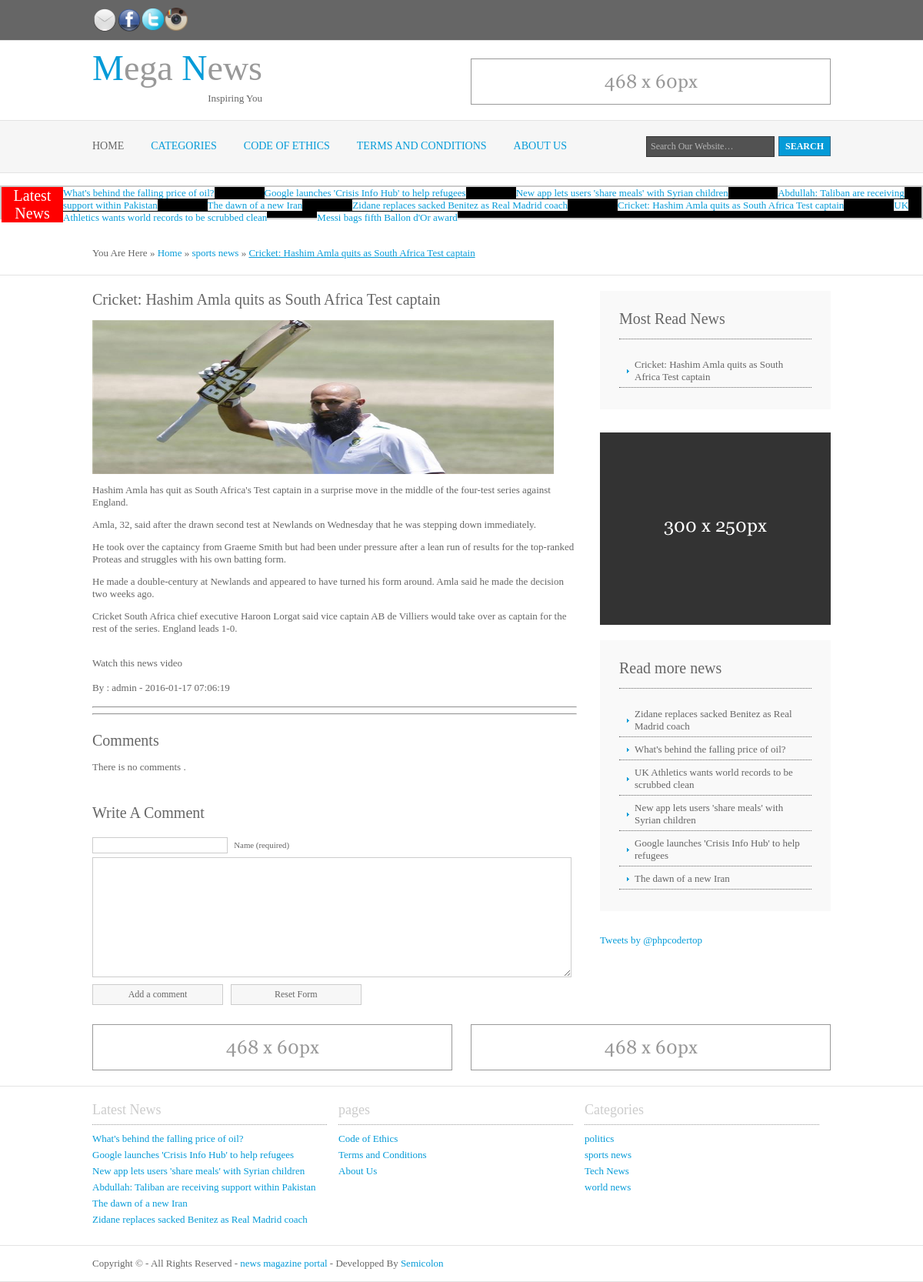
/home/news/3, run on the app's committed database.
### tables this page shows
CREATE TABLE IF NOT EXISTS `pages` (
`id` int(11) NOT NULL,
  `pagetitle` varchar(255) NOT NULL,
  `pagecontent` longtext NOT NULL
);

CREATE TABLE IF NOT EXISTS `news` (
`news_id` int(11) NOT NULL,
  `title` varchar(255) NOT NULL,
  `content` longtext NOT NULL,
  `user_id` int(11) NOT NULL,
  `cat_id` int(11) NOT NULL,
  `image` text NOT NULL,
  `youtube_video` text NOT NULL,
  `dateposted` timestamp NOT NULL DEFAULT CURRENT_TIMESTAMP,
  `visits` int(11) NOT NULL DEFAULT '0'
);

CREATE TABLE IF NOT EXISTS `details` (
  `fb` varchar(255) NOT NULL,
  `tw` varchar(255) NOT NULL,
  `ins` varchar(255) NOT NULL,
  `twitterbox` longtext NOT NULL
);

CREATE TABLE IF NOT EXISTS `category` (
`cat_id` int(11) NOT NULL,
  `title` varchar(255) NOT NULL,
  `description` varchar(255) NOT NULL
);

CREATE TABLE IF NOT EXISTS `settings` (
  `sitename` varchar(255) NOT NULL,
  `sitemail` varchar(255) NOT NULL,
  `description` longtext NOT NULL,
  `keywords` longtext NOT NULL,
  `copyright` text NOT NULL,
  `author` varchar(255) NOT NULL
);

### application/controllers/home.php (called while the page is built, shortened)
<?php
class Home extends CI_Controller {
	public function __construct(){
		$this->load->model('adminModel');
	}
	public function load_view($view,$data)
	{
		$this->load->view('site/header');
		$this->load->view($view,$data);
		$this->load->view('site/footer');
	}
    public function news($newsid)
    {
        $nn = $this->adminModel->getnewsbyid($newsid);
        $this->adminModel->updatenewsvisits($newsid);
        $data['mostreadnews'] = $this->adminModel->getmostreadnewsbylimit(6);
        $data['relatednews'] = $this->adminModel->getrelatednews($nn->title,$newsid);
        $this->form_validation->set_rules('postername', 'Name', 'required');
        $this->form_validation->set_rules('comment', 'Comment', 'required');
        $this->form_validation->set_message('xss_clean', 'The %s field can not contain these xss attack words');
        if ($this->form_validation->run() ==  FALSE) {
            $data['news'] = $this->adminModel->getnewsbyid($newsid);
            $n = $this->adminModel->getnewsbyid($newsid);
            $n_userid = $n->user_id;
            $n_cat_id = $n->cat_id;
            $data['username'] = $this->adminModel->getuserwhere($n_userid)->username;
            $data['cat'] = $this->adminModel->getcatwhere($n_cat_id)->title;
            $data['comments'] = $this->adminModel->getcommentswhere($newsid);
            $data['commentsnum'] = $this->adminModel->getcommentsnumwhere($newsid);
            $this->load_view('site/news',$data);
        }
    }
}

### index.php (called while the page is built, shortened)
<?php
require_once BASEPATH.'core/CodeIgniter.php';

### application/models/adminModel.php (called while the page is built, shortened)
<?php
class AdminModel extends CI_Model {
	public function getcat()
	{
		$query = $this->db->get('category');
		return $query->result();
	}
	public function getcatwhere($cat_id)
	{
		$this->db->where('cat_id', $cat_id);
		$query = $this->db->get('category');
		return $query->row();
	}
	public function getuserwhere($user_id)
	{
		$this->db->where('id', $user_id);
		$query = $this->db->get('users');
		return $query->row();
	}
	public function getsettings()
	{
		$query = $this->db->get('settings');
		return $query->row();
	}
	public function getpages()
	{
		$query = $this->db->get('pages');
		return $query->result();
	}
	public function getnewsbylimit($limit)
	{
		$this->db->order_by('news_id', 'desc');
		$this->db->limit($limit);
		$query = $this->db->get('news');
		return $query->result();
	}
	public function getmostreadnewsbylimit($limit)
	{
		$this->db->order_by('visits', 'desc');
		$this->db->limit($limit);
		$query = $this->db->get('news');
		return $query->result();
	}
	public function getnewsbyid($newsid)
	{
		$this->db->where('news_id', $newsid);
		$query = $this->db->get('news');
		return $query->row();
	}
	public function updatenewsvisits($newsid)
	{
		$this->db->where('news_id', $newsid);
		return $this->db->query("update news set visits = visits + 1 where news_id = $newsid ");
	}
	public function getcommentswhere($newsid)
	{
		$this->db->order_by('commnt_id', 'desc');
		$this->db->where('news_id', $newsid);
		$query = $this->db->get('comments');
		return $query->result();
	}
	public function getcommentsnumwhere($newsid)
	{
		$this->db->order_by('commnt_id', 'desc');
		$this->db->where('news_id', $newsid);
		$query = $this->db->get('comments');
		return $query->num_rows();
	}
	public function getrelatednews($like,$newsid)
	{
		$this->db->limit(6);
		$this->db->where('news_id !=', $newsid);
		$this->db->order_by('news_id', 'random');
		$query = $this->db->get('news');
		return $query->result();
	}
	public function getadds($id)
	{
		$this->db->where('id', $id);
		$query = $this->db->get('ads');
		return $query->row();
	}
	public function getdetails()
	{
		$query = $this->db->get('details');
		return $query->row();
	}
	public function news_exist($newsid)
	{
		$this->db->where('news_id', $newsid);
		$query = $this->db->get('news');
		return $query->num_rows();
	}
}
?>

### application/views/site/news.php (the view, shortened to what this page needs)
<div class="wrapper">
  <div id="breadcrumb">
    <ul>
      <li class="first">You Are Here</li>
      <li>&#187;</li>
      <li><a href="<?php echo base_url(); ?>">Home</a></li>
      <li>&#187;</li>
      <li><a href="<?php echo base_url(); ?>home/category/<?php echo $news->cat_id; ?>"><?php echo $cat; ?></a></li>
      <li>&#187;</li>
      <li class="current"><a href="#"><?php echo $news->title; ?></a></li>
    </ul>
  </div>
</div>
<div class="wrapper">
  <div class="container">
    <div class="content">
      <h1><?php echo $news->title; ?></h1>
      <div class="content">
        <img width="600px" height="200px" src="<?php echo base_url().'assets/uploads/'.$news->image; ?>" />
        <?php echo $news->content; ?>
        <br />
        Watch this news video
        <br />
        <br />
        By :  <?php echo $username; ?> - <?php echo $news->dateposted; ?>
        <br /><br />
      </div>
      <div class="sharebox">
      <hr />
      <hr />
      </div>
      <br />
      <div id="comments">
        <h2>Comments</h2>
        <?php if($commentsnum != 0): ?>
<ul class="commentlist">
        <?php foreach($comments as $row): ?>
          <li class="comment_odd">
            <div class="author"><img class="avatar" src="<?php echo base_url(); ?>assets/images/demo/avatar.gif" width="32" height="32" alt="" /><span class="name"><a href="#"><?php echo $row->poster_name; ?></a></span> <span class="wrote">wrote:</span></div>
            <div class="submitdate"><a href="#"><?php echo $row->date; ?></a></div>
            <p><?php echo $row->comment; ?></p>
          </li>
        <?php endforeach; ?>
</ul>
        <?php else: ?>
          <p>There is no comments .</p>
        <?php endif; ?>
      </div>
      <h2>Write A Comment</h2>
      <div id="respond">
        <form action="<?php echo base_url(); ?>home/news/<?php echo $news->news_id; ?>" method="post">
          <p>
            <input type="text" name="postername" id="name"  size="22" />
            <label for="name"><small>Name (required)</small></label>
          </p>
          <p>
            <textarea name="comment" id="comment" cols="100%" rows="10"></textarea>
          </p>
          <p>
            <input name="submit" type="submit" id="submit" value="Add a comment" />
            <input name="reset" type="reset" id="reset" tabindex="5" value="Reset Form" />
          </p>
        </form>
      </div>
    </div>
    <div class="column">
      <div class="subnav">
        <h2>Most Read News</h2>
        <ul>
        <?php foreach($mostreadnews as $row): ?>
          <li><a href="<?php echo base_url(); ?>home/news/<?php echo $row->news_id; ?>"><?php echo $row->title;  ?></a></li>
        <?php endforeach; ?>
        </ul>
      </div>
      <div class="holder"><a href="#"><img src="<?php echo base_url(); ?>assets/images/demo/300x250.gif" alt="" /></a></div>
      <div class="subnav">
        <h2>Read more news</h2>
        <ul>
        <?php foreach($relatednews as $row): ?>
          <li><a href="<?php echo base_url(); ?>home/news/<?php echo $row->news_id; ?>"><?php echo $row->title;  ?></a></li>
        <?php endforeach; ?>
        </ul>
      </div>
<div class="tweets" >
<?php
$details = $this->adminModel->getdetails();
echo $details->twitterbox;
?>
      </div>
    <br class="clear" />
  </div>
</div>
 <br class="clear" />

### application/views/site/header.php (shortened to what this page needs)
<!DOCTYPE html >
<html xmlns="http://www.w3.org/1999/xhtml">
<head>
<link rel="stylesheet" href="<?php echo base_url(); ?>assets/layout/styles/layout.css" type="text/css" />
</head>
<body id="top">
<div class="wrapper col0">
  <div id="topline">
    <?php
      $details = $this->adminModel->getdetails();
      $settings = $this->adminModel->getsettings();
    ?>
    <p><a target="_blank" href="mailto:<?php echo $settings->sitemail; ?>"><img width="32px" height="32px" src="<?php echo base_url(); ?>assets/images/mail-icon.png" alt=""></a></p>
    <p><a target="_blank" href="<?php echo $details->fb; ?>"><img width="32px" height="32px" src="<?php echo base_url(); ?>assets/images/facebook-icon.png" alt=""></a></p>
    <p><a target="_blank" href="<?php echo $details->tw; ?>"><img width="30px" height="30px" src="<?php echo base_url(); ?>assets/images/social-twitter-button-blue-icon.png" alt=""></a></p>
    <p><a target="_blank" href="<?php echo $details->ins; ?>"><img width="30px" height="30px" src="<?php echo base_url(); ?>assets/images/Active-Instagram-4-icon.png" alt=""></a></p>
    <br class="clear" />
  </div>
</div>
<div class="wrapper">
  <div id="header">
    <div class="fl_left">
      <h1><a href="<?php echo base_url(); ?>"><strong>M</strong>ega <strong>N</strong>ews</a></h1>
      <p>Inspiring You </p>
    </div>
    <div class="fl_right" width="640px" height="60px"><a href="#">
        <?php
          $code = $this->adminModel->getadds(1)->code;
          if($code == ""){
            echo '<img src="'.base_url().'assets/images/demo/468x60.gif" alt="" />';
          }else{
            echo $code;
          }
        ?>
    </a></div>
    <br class="clear" />
  </div>
</div>
<div class="wrapper col2">
  <div id="topbar">
    <div id="topnav">
      <ul>
        <li class="active"><a href="<?php echo base_url(); ?>">Home</a></li>
        <li><a href="#">Categories</a>
            <?php $cats = $this->adminModel->getcat(); ?>
        </li>
        <?php $pages = $this->adminModel->getpages(); ?>
        <?php foreach($pages as $page): ?>
        <li><a href="<?php echo base_url().'home/page/'.$page->id; ?>"><?php echo $page->pagetitle; ?></a></li>
      <?php endforeach; ?>
      </ul>
    </div>
    <div id="search">
      <form action="<?php echo base_url(); ?>home/search/" method="post">
        <fieldset>
          <input type="text" name="search" value="Search Our Website&hellip;"  onfocus="this.value=(this.value=='Search Our Website&hellip;')? '' : this.value ;" />
          <input type="submit" name="go" id="go" value="Search" />
        </fieldset>
      </form>
    </div>
    <br class="clear" />
  </div>
</div>
<br class="clear" />
<div class="latestnews">
<?php
  $newsdata = $this->adminModel->getnewsbylimit(10);
?>
  <div class="top">
    <span>Latest News</span>
    <marquee width="890px" behavior="scroll" scrolldelay="50" >
    <?php foreach($newsdata as $row): ?>
     <?php  echo '<a href="'.base_url()."home/news/".$row->news_id.'">'.$row->title.'</a>'; ?>
    <?php endforeach; ?>
  </marquee>
  </div>
</div>
<br class="clear" />

### application/views/site/footer.php
<div class="wrapper">
  <div id="adblock">
    <div class="fl_left"><a href="#">
      <?php
          $code = $this->adminModel->getadds(1)->code;
          if($code == ""){
            echo '<img src="'.base_url().'assets/images/demo/468x60.gif" alt="" />';
          }else{
            echo $code;
          }
        ?>
    </a></div>
    <div class="fl_right"><a href="#">
      <?php
          $code = $this->adminModel->getadds(1)->code;
          if($code == ""){
            echo '<img src="'.base_url().'assets/images/demo/468x60.gif" alt="" />';
          }else{
            echo $code;
          }
        ?>
    </a></div>
    <br class="clear" />
  </div>
</div>
<div class="wrapper">
  <div id="footer">
    <div class="footbox">
      <h2>Latest News</h2>
      <ul>
      <?php
        $latestnews = $this->adminModel->getnewsbylimit(6);
        foreach($latestnews as $row):
      ?>
        <li><a href="<?php echo base_url().'home/news/'.$row->news_id; ?>"><?php echo mb_substr($row->title, 0,70); ?></a></li>
      <?php endforeach; ?>
      </ul>
    </div>
    <div class="footbox">
      <h2>pages</h2>
       <ul>
      <?php
        $pages = $this->adminModel->getpages();
        foreach($pages as $page):
      ?>
        <li><a href="<?php echo base_url().'home/page/'.$page->id; ?>"><?php echo $page->pagetitle; ?></a></li>
      <?php endforeach; ?>
      </ul>
    </div>
    <div class="footbox">
      <h2>Categories</h2>
      <ul>
            <?php $cats = $this->adminModel->getcat(); ?>
            <?php foreach($cats as $cat): ?>
            <li><a href="<?php echo base_url().'home/category/'.$cat->cat_id; ?>"><?php echo $cat->title; ?></a></li>
          <?php endforeach; ?>
          </ul>
    </div>
    <br class="clear" />
  </div>
</div>
<div class="wrapper col8">
  <div id="copyright">
    <?php
    $settings = $this->adminModel->getsettings();
    ?>
    <p class="fl_left">Copyright &copy; - All Rights Reserved - <a href="<?php echo base_url(); ?>"><?php echo $settings->sitename; ?></a> - Developped By <a target="_blank" href="https://www.facebook.com/yousseifweroquia" title="ahmed maher halima">Semicolon</a></p>
    <br class="clear" />
  </div>
</div>
</body>
</html>

### data on the page
pages: pagetitle "CODE OF ETHICS", pagetitle "Code of Ethics"
pages: pagetitle "TERMS AND CONDITIONS", pagetitle "Terms and Conditions"
pages: pagetitle "ABOUT US", pagetitle "About Us"
news: title "What's behind the falling price of oil?"
news: title "Google launches 'Crisis Info Hub' to help refugees"
news: title "New app lets users 'share meals' with Syrian children"
news: title "Abdullah: Taliban are receiving support within Pakistan"
news: title "The dawn of a new Iran"
news: title "Zidane replaces sacked Benitez as Real Madrid coach"
news: title "Cricket: Hashim Amla quits as South Africa Test captain", image (picture), content "Hashim Amla has quit as South Africa's Test captain in a surprise move in the middle of the four-test series against England. Amla, 32, said after the drawn second test at Newlands on Wednesday that he was stepping down immediately. He took over the captaincy from Graeme Smith but had been under pressure after a lean run of results for the top-ranked Proteas and struggles with his own batting form. He made a double-century at Newlands and appeared to have turned his form around. Amla said he made the decision two weeks ago. Cricket South Africa chief executive Haroon Lorgat said vice captain AB de Villiers would take over as captain for the rest of the series. England leads 1-0.", dateposted "2016-01-17 07:06:19"
news: title "UK Athletics wants world records to be scrubbed clean"
news: title "Messi bags fifth Ballon d'Or award"
details: twitterbox "Tweets by @phpcodertop"
category: title "politics"
category: title "sports news"
category: title "Tech News"
category: title "world news"
settings: sitename "news magazine portal"

### other printed values
$cat "sports news"
$username "admin"
